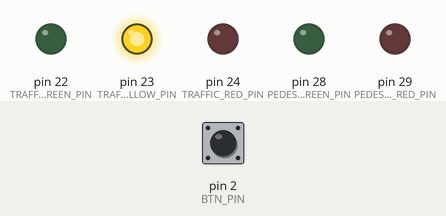
The sketch below on a simulated Arduino Mega 2560, built with avr-gcc and run on an emulated ATmega2560. Shown: output pins drawn as LEDs (lit = HIGH). The inputs (shaded band) are chosen by the test bench; at power-on: pin 2 (BTN_PIN) LOW.

Above: at 0.1 s.
At 5.1 s:
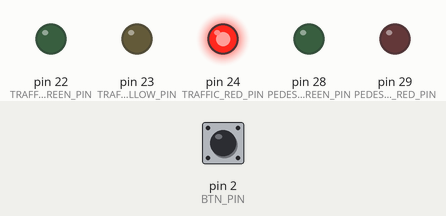
At 6.1 s:
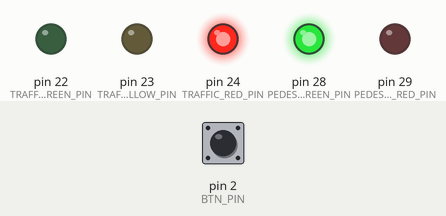
At 25.6 s:
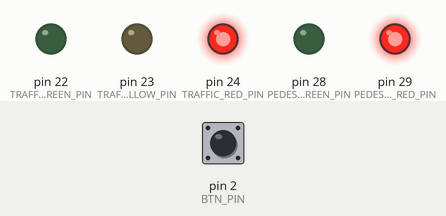
At 27.6 s:
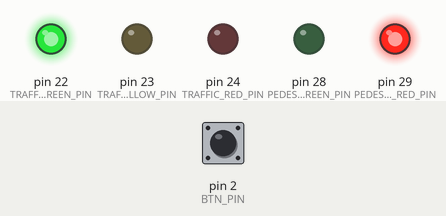
Timing chart, 0 to 29.1 s (numbered marks = the images above):
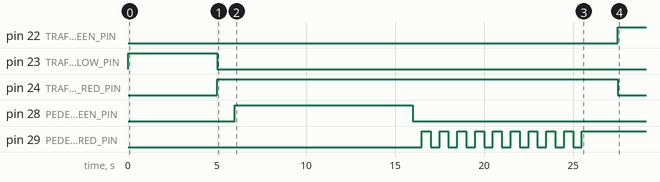

The sketch:

semaforo_original.ino
```cpp
// code for traffic light /
const int BTN_PIN = 2;
const int TRAFFIC_RED_PIN = 24;
const int TRAFFIC_YELLOW_PIN = 23;
const int TRAFFIC_GREEN_PIN = 22;
const int PEDESTRIAN_RED_PIN = 29;
const int PEDESTRIAN_GREEN_PIN = 28;

int ledPin[]={ TRAFFIC_RED_PIN, TRAFFIC_YELLOW_PIN, TRAFFIC_GREEN_PIN, PEDESTRIAN_RED_PIN, PEDESTRIAN_GREEN_PIN, };

int length = sizeof ledPin/sizeof *ledPin;
void setup() {
  for(int i=0;i<length;i++)
    pinMode(ledPin[i], OUTPUT);
  pinMode(BTN_PIN,INPUT);
  }

void loop() {
  //int switchValue = digitalRead(2);
  haltTraffic();
  delay(10000);
  changeGreen();
  for(int i=0;i<50;i++){
    if(digitalRead(BTN_PIN)==HIGH)
      break;
    delay(400);
  }
}

void haltTraffic(){
  changeRed();
  digitalWrite(TRAFFIC_RED_PIN, HIGH);
  delay(1000);
  digitalWrite(PEDESTRIAN_RED_PIN, LOW);
  digitalWrite(PEDESTRIAN_GREEN_PIN, HIGH);
}

void changeRed(){
  // private digitalWrite(TRAFFIC_GREEN_PIN, LOW);
  digitalWrite(TRAFFIC_YELLOW_PIN, HIGH);
  delay(5000); digitalWrite(TRAFFIC_YELLOW_PIN, LOW);
}

void changeGreen(){
  digitalWrite(PEDESTRIAN_GREEN_PIN, LOW);
  for(int i=0;i<10;i++){
    digitalWrite(PEDESTRIAN_RED_PIN, LOW);
    delay(500);
    digitalWrite(PEDESTRIAN_RED_PIN, HIGH);
    delay(500);
  }
  delay(1500);
  digitalWrite(TRAFFIC_RED_PIN, LOW);
  digitalWrite(TRAFFIC_GREEN_PIN, HIGH);
}
```

Measured:
- by itself, pin 22 (TRAFFIC_GREEN_PIN): LOW → HIGH at 27.5 s
- by itself, pin 23 (TRAFFIC_YELLOW_PIN): LOW → HIGH at 0.00 s, → LOW 5.0 s later
- by itself, pin 24 (TRAFFIC_RED_PIN): LOW → HIGH at 5.0 s, → LOW 22.5 s later
- by itself, pin 28 (PEDESTRIAN_GREEN_PIN): LOW → HIGH at 6.0 s, → LOW 10.0 s later
- by itself, pin 29 (PEDESTRIAN_RED_PIN): LOW → HIGH at 16.5 s, → LOW 0.50 s later, → HIGH 0.50 s later, → LOW 0.50 s later, … (19 changes in this stretch)
